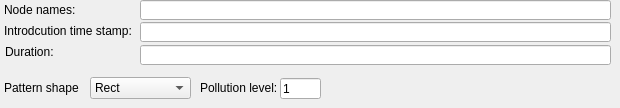
              <widget class="QWidget" name="tab_11">
               <attribute name="title">
                <string>Pollution</string>
               </attribute>
               <widget class="QLineEdit" name="Poolution_nodenames_text_box_6">
                <property name="geometry">
                 <rect>
                  <x>140</x>
                  <y>0</y>
                  <width>471</width>
                  <height>20</height>
                 </rect>
                </property>
                <property name="text">
                 <string/>
                </property>
               </widget>
               <widget class="QLabel" name="Pollution_Noddenameslist_text">
                <property name="geometry">
                 <rect>
                  <x>4</x>
                  <y>2</y>
                  <width>101</width>
                  <height>16</height>
                 </rect>
                </property>
                <property name="text">
                 <string>Node names:</string>
                </property>
               </widget>
               <widget class="QLabel" name="Pollution_Noddenameslist_text_2">
                <property name="geometry">
                 <rect>
                  <x>4</x>
                  <y>23</y>
                  <width>141</width>
                  <height>16</height>
                 </rect>
                </property>
                <property name="text">
                 <string>Introdcution time stamp:</string>
                </property>
               </widget>
               <widget class="QLineEdit" name="Pollution_introductiontimestamp_text_box_7">
                <property name="geometry">
                 <rect>
                  <x>140</x>
                  <y>22</y>
                  <width>471</width>
                  <height>20</height>
                 </rect>
                </property>
                <property name="text">
                 <string/>
                </property>
               </widget>
               <widget class="QLabel" name="Pollution_Noddenameslist_text_3">
                <property name="geometry">
                 <rect>
                  <x>5</x>
                  <y>44</y>
                  <width>61</width>
                  <height>16</height>
                 </rect>
                </property>
                <property name="text">
                 <string>Duration:</string>
                </property>
               </widget>
               <widget class="QLineEdit" name="Pollution_duration_text_box_8">
                <property name="geometry">
                 <rect>
                  <x>140</x>
                  <y>45</y>
                  <width>471</width>
                  <height>20</height>
                 </rect>
                </property>
                <property name="text">
                 <string/>
                </property>
               </widget>
               <widget class="QLabel" name="label_17">
                <property name="geometry">
                 <rect>
                  <x>4</x>
                  <y>80</y>
                  <width>81</width>
                  <height>16</height>
                 </rect>
                </property>
                <property name="text">
                 <string>Pattern shape</string>
                </property>
               </widget>
               <widget class="QComboBox" name="CloudsGenMethods_comboBox_4">
                <property name="geometry">
                 <rect>
                  <x>90</x>
                  <y>77</y>
                  <width>101</width>
                  <height>22</height>
                 </rect>
                </property>
                <item>
                 <property name="text">
                  <string>Rect</string>
                 </property>
                </item>
               </widget>
               <widget class="QLabel" name="label_18">
                <property name="geometry">
                 <rect>
                  <x>200</x>
                  <y>80</y>
                  <width>81</width>
                  <height>16</height>
                 </rect>
                </property>
                <property name="text">
                 <string>Pollution level:</string>
                </property>
               </widget>
               <widget class="QLineEdit" name="Pollution_pollutionlevel_text_box_6">
                <property name="geometry">
                 <rect>
                  <x>280</x>
                  <y>78</y>
                  <width>41</width>
                  <height>21</height>
                 </rect>
                </property>
                <property name="text">
                 <string>1</string>
                </property>
               </widget>
              </widget>
